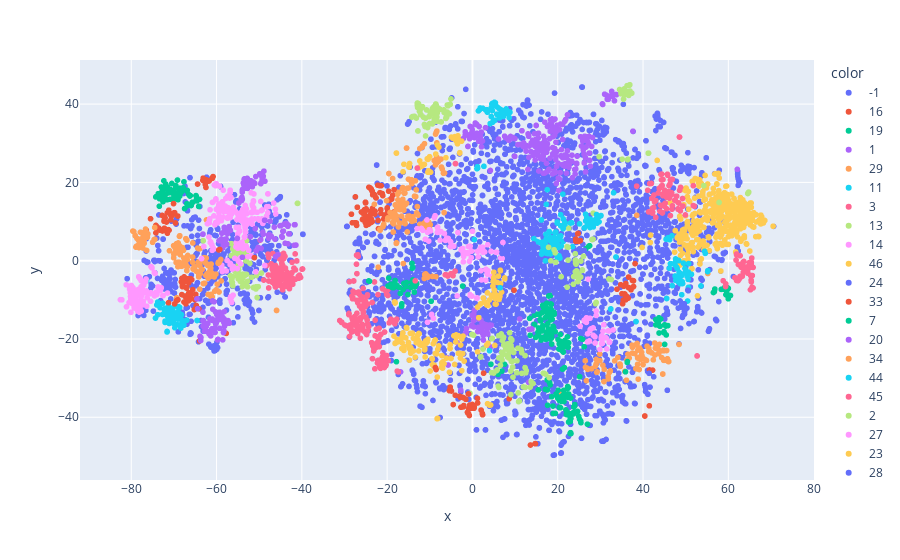

Notebook cell for this chart:
### Code cell
import plotly.express as px

fig = px.scatter(
    x=embeddings_tsne[:, 0],
    y=embeddings_tsne[:, 1],
    color=clusterer.labels_.astype(str),
)

fig.show()
